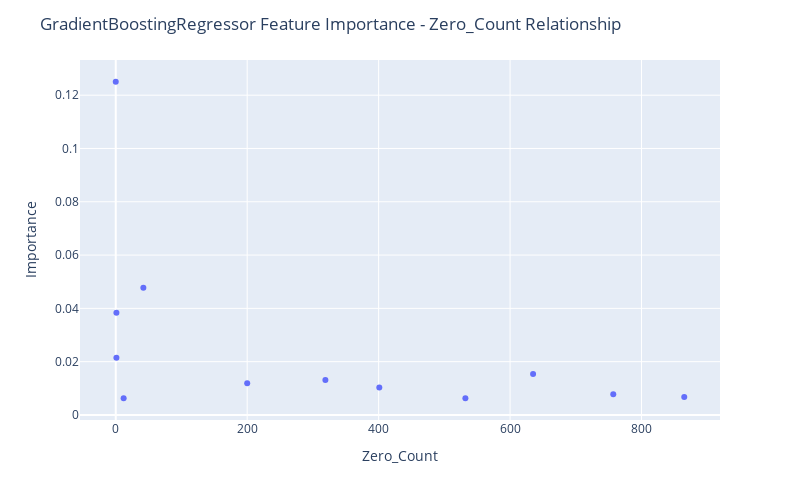

The notebook cell saved with this chart:
### Code cell
fig = px.scatter(df_merged[~df_merged["Feature Name"].str.contains("Output")], x="Zero_Count", y="Importance",
                hover_data=["Feature Name"])

fig.update_layout(
    autosize=False,
    width=800,
    height=500,
    title_text=f"GradientBoostingRegressor Feature Importance - Zero_Count Relationship",
)

fig.show()

### Figure 1 — Plotly figure (JSON) as saved in the notebook; plotly's stock layout.template omitted (floating-point values rounded to 4 significant figures)
{"data": [{"customdata": [["Input 01"], ["Input 06"], ["Input 08"], ["Input 03"], ["Input 12"], ["Input 04"], ["Input 07"], ["Input 11"], ["Input 05"], ["Input 10"], ["Input 02"], ["Input 09"]], "hovertemplate": "Zero_Count=%{x}<br>Importance=%{y}<br>Feature Name=%{customdata[0]}<extra></extra>", "legendgroup": "", "marker": {"color": "#636efa", "symbol": "circle"}, "mode": "markers", "name": "", "orientation": "v", "showlegend": false, "type": "scatter", "x": [0, 42, 1, 1, 635, 319, 200, 401, 757, 865, 532, 12], "xaxis": "x", "y": [0.125, 0.04771, 0.03834, 0.0215, 0.01533, 0.01309, 0.01189, 0.01027, 0.007806, 0.006779, 0.006309, 0.006274], "yaxis": "y"}], "layout": {"autosize": false, "height": 500, "legend": {"tracegroupgap": 0}, "margin": {"t": 60}, "title": {"text": "GradientBoostingRegressor Feature Importance - Zero_Count Relationship"}, "width": 800, "xaxis": {"anchor": "y", "autorange": true, "domain": [0, 1], "range": [-54.4, 919.4], "title": {"text": "Zero_Count"}, "type": "linear"}, "yaxis": {"anchor": "x", "autorange": true, "domain": [0, 1], "range": [-0.001888, 0.1332], "title": {"text": "Importance"}, "type": "linear"}}}
